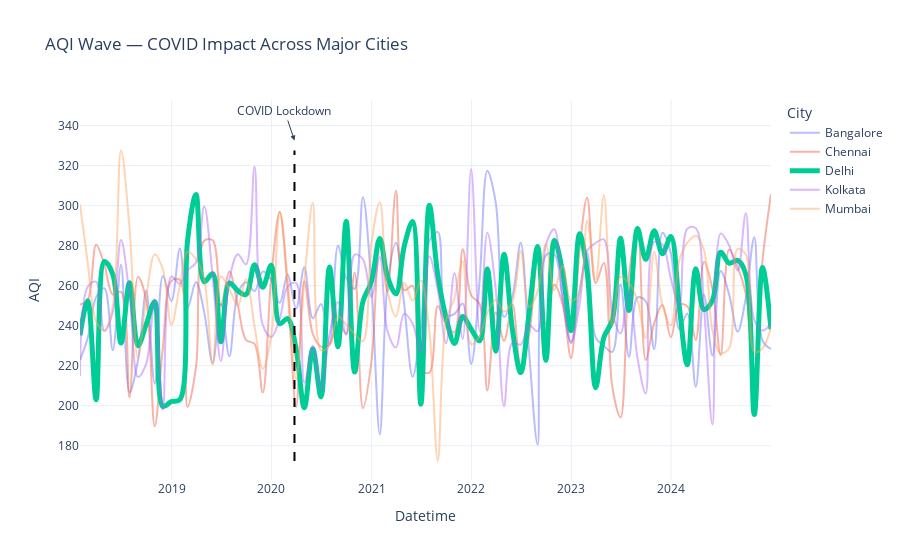

This figure's notebook cell:
### Code cell
import plotly.express as px
import pandas as pd

fig = px.line(
    monthly,
    x="Datetime",
    y="AQI",
    color="City",
    line_shape="spline",
    title="AQI Wave — COVID Impact Across Major Cities"
)

# highlight Delhi
for trace in fig.data:
    if trace.name == "Delhi":
        trace.line.width = 5
    else:
        trace.line.width = 2
        trace.opacity = 0.45

# lockdown marker — stable method
lock_date = pd.Timestamp("2020-03-25")

fig.add_shape(
    type="line",
    x0=lock_date,
    x1=lock_date,
    y0=monthly["AQI"].min(),
    y1=monthly["AQI"].max(),
    line=dict(color="black", width=2, dash="dash")
)

fig.add_annotation(
    x=lock_date,
    y=monthly["AQI"].max(),
    text="COVID Lockdown",
    showarrow=True,
    arrowhead=2,
    yshift=10
)

fig.update_layout(
    template="plotly_white",
    hovermode="x unified",
    height=560
)

fig.show()
